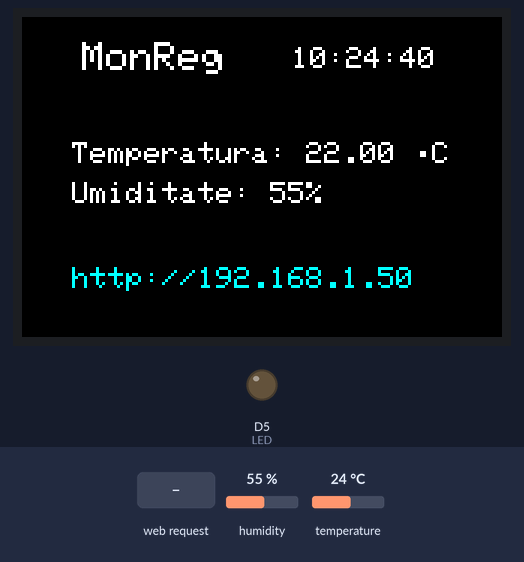
Simulated run of this sketch. Board: Arduino MKR. On the bench: 480×320 colour display, output pins drawn as LEDs (lit = HIGH). The inputs (shaded band) are chosen by the test bench; at power-on: humidity 55 %, temperature 24 °C. WiFi joins after 1.5 s; servers stay silent unless stated; network time is answered at once with the bench clock; the local clock reads 2024-03-15 10:24:30 at power-on unless the sketch sets it; storage starts empty; what the sketch prints to the serial monitor is not drawn.

Above: at 10.6 s.
10.7 s: HTTP request GET /update_readings received
20.8 s: humidity set to 22 %
At 28.2 s:
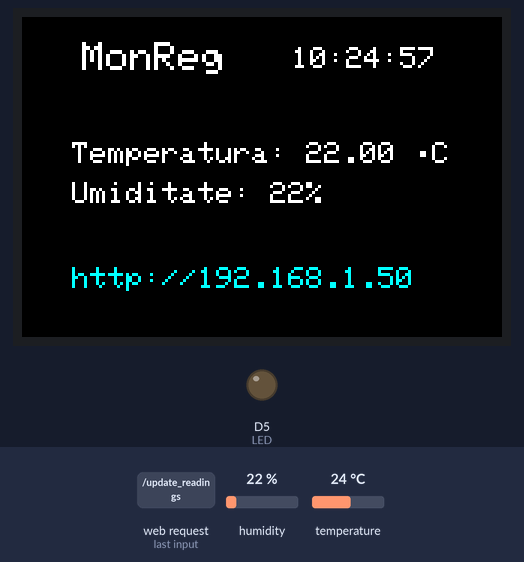
29.0 s: temperature set to 12 °C
At 36.9 s:
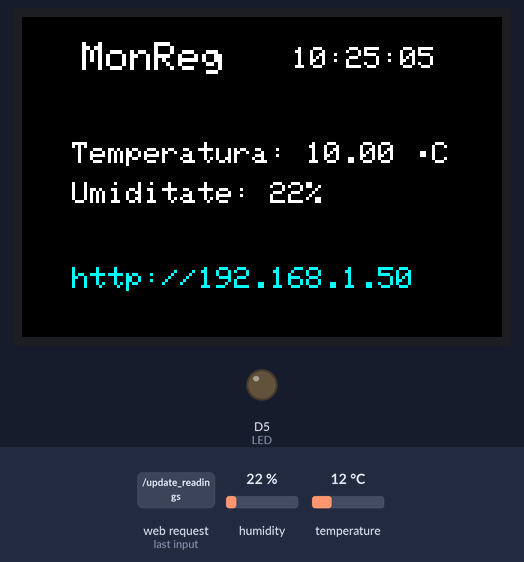
37.3 s: humidity set to 40 %
At 44.3 s:
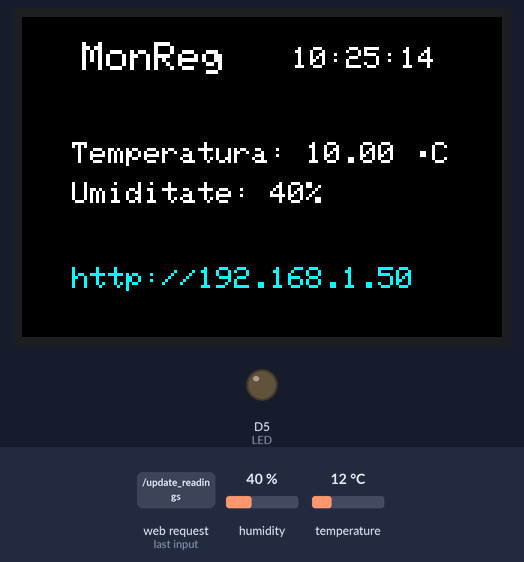
45.5 s: temperature set to 19 °C
At 53.0 s:
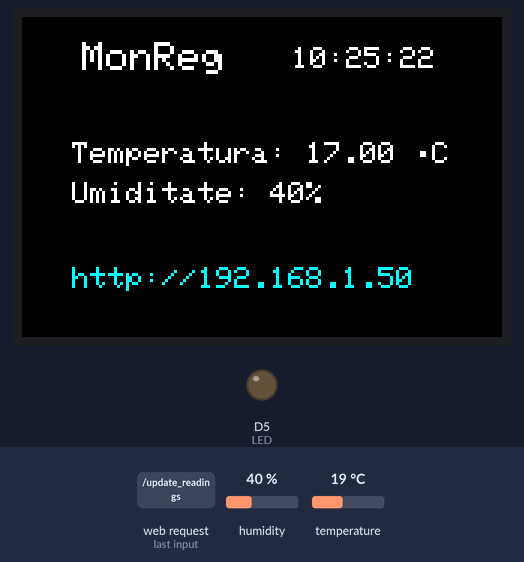
Timing chart, 0 to 54.5 s (numbered marks = the images above; inputs shaded):
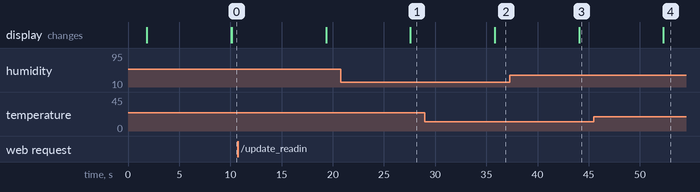

The sketch:

licenta.ino
```cpp
#include "wifi.h"
//#include "rtc.h"
//#include "ecran.h"
#include "sdcard.h"
#include "regulatorPI.h"

WiFiClient dbclient;
WiFiClient tclient;

const char* server = "monreg.atwebpages.com";

void setup() {
  pinMode(LED, OUTPUT);
  //setp();
  conectareWiFi();
  conectareNTP();
  initializareCardSD();
  Screen();
  initHumidity();
  initTemp();
}

void loop() {
    loopReg();
//    bool out = loopReg();
//
//    if (out == 0){
//      digitalWrite(LED, LOW);
//    }else if (out == 1){
//      digitalWrite(LED, HIGH);
//    }

  // --- PAGE --- //

  WiFiClient client = sv.available();   // listen for incoming clients

  if (client) {  // if new client connects
    boolean currentLineIsBlank = true;
    while (client.connected()) {
      if (client.available()) {   // client data available to read
        char c = client.read(); // read 1 byte (character) from client
        header += c;

        // if the current line is blank, you got two newline characters in a row.
        // that's the end of the client HTTP request, so send a response:
        if (c == '\n' && currentLineIsBlank) {
          // send a standard http response header
          Serial.println(header);
          client.println("HTTP/1.1 200 OK");
          // Send XML file or Web page
          // If client already on the web page, browser requests with AJAX the latest
          // sensor readings (ESP32 sends the XML file)

          if (header.indexOf("update_readings") >= 0) {
//            // send rest of HTTP header
            client.println("Content-Type: text/xml");
            client.println("Connection: keep-alive");
            client.println();
//            // Send XML file with sensor readings
            client.print("<?xml version = \"1.0\" ?>");
            client.print("<inputs>");

            client.print("<reading>");
            client.print(readTemp());
            client.println("</reading>");

            client.print("</inputs>");

          }else if(header.indexOf("tempVal") >= 0){
            String a = header.substring(13,15);
            Serial.println(a);
            Setpoint = a.toDouble();
            Serial.println(Setpoint);
          }
//          // When the client connects for the first time, send it the index.html file
//          // stored in the microSD card
          else {
//            // send rest of HTTP header
            client.println("Content-Type: text/html");
            client.println("Connection: keep-alive");
            client.println();
//            // send web page stored in microSD card
            File webFile;
            webFile = SD.open("index.htm");

            if (webFile) {
              while(webFile.available()) {
                // send web page to client
                client.write(webFile.read());
              }
              webFile.close();
            }

          }

          break;
        }
        // every line of text received from the client ends with \r\n
        if (c == '\n') {
          // last character on line of received text
          // starting new line with next character read
          currentLineIsBlank = true;
        }
        else if (c != '\r') {
          // a text character was received from client
          currentLineIsBlank = false;
        }
        } // end if (client.available())
    } // end while (client.connected())
    // Clear the header variable
    header = "";
    // Close the connection
    client.stop();
    Serial.println("Client disconnected.");

  } // end if (client)


if(dbclient.connect(server, 80)){
    Serial.println("Connected to database!");
    //Http request
    dbclient.print("GET /write_data.php?value=");
    dbclient.print(readTemp());
    dbclient.print("&humi=");
    dbclient.print(readhumidity());
    dbclient.println(" HTTP/1.1");
    dbclient.println("Host: monreg.atwebpages.com");
    dbclient.println("X-Auth-Token: 23q4fg98herw8vuhq8rvjhnbq3jnrgfq03u4hrnvjuiqdenv8721812e91283e1092diqjcnvjaewnvoiqa");
    dbclient.println("Connection: close");
    dbclient.println();
    dbclient.println();
    dbclient.stop();
    //delay(15000);
}else{
  Serial.println("Connection failed \n");
}

  readhumidity();
  readTemp();
  //setKeyboardW();
  TempScreen();
  afisareOraEcran();
  afisareOra();


}
```

ecran.h
```cpp
#include <SPI.h>
#include <Adafruit_GFX.h>
#include <Waveshare_ILI9486.h>

#define BLACK   0x0000
#define BLUE    0x001F
#define RED     0xF800
#define GREEN   0x07E0
#define CYAN    0x07FF
#define MAGENTA 0xF81F
#define YELLOW  0xFFE0
#define WHITE   0xFFFF

Waveshare_ILI9486 Waveshield;
Adafruit_GFX &tft = Waveshield;

void Screen(){
  SPI.begin();
  Waveshield.begin();

  // Initial setup
  tft.setRotation(1);
  tft.fillScreen(BLACK);

  // MonReg
  tft.setCursor(60,25);
  tft.setTextSize(4);
  tft.setTextColor(WHITE);
  tft.println("MonReg");
  tft.setCursor(240,25);
  tft.setTextSize(4);
  tft.setTextColor(WHITE);
  tft.println();

  tft.setTextSize(3.9);
  tft.setTextColor(CYAN);
  tft.setCursor(50,250);
  tft.print("http://");
  tft.println(WiFi.localIP());
}

void setKeyboardW(){
  const char letters[26] = {'q','w','e','r','t','y','u','i','o','p','a','s','d','f','g','h',
  'j','k','l','z','x','c','v','b','n','m'};

  const char numbers[] = {'1', '2', '3', '4', '5', '6', '7', '8', '9', '0'};

  const char space = ' ';
  const char backspace = '<';

  // WiFi Title //
  tft.setCursor(320, 32);
  tft.setTextColor(GREEN);
  tft.setTextSize(3.4);
  tft.print("WiFi");

  // SSID //
  tft.setCursor(68, 100);
  tft.setTextColor(WHITE);
  tft.setTextSize(3.2);
  tft.print("SSID: ");
  tft.fillRect(160, 97, 265, 30, BLUE);

  // PASSOWRD //
  tft.setCursor(68, 146);
  tft.setTextColor(WHITE);
  tft.setTextSize(3.2);
  tft.print("PASS: ");
  tft.fillRect(160, 143, 265, 30, BLUE);

  // KEYBOARD //
  tft.setTextSize(3.8);
  tft.setTextColor(BLUE);
  for (int j=68; j<=126; j=j+100){
    tft.setCursor(j, 202);
    for (int i=0; i<26; i++){
      tft.print(letters[i]);
      tft.print(" ");
      if (i==9){
        tft.setCursor(j+22, 235);
      }else if(i==18){
         tft.setCursor(j+46, 269);
      }
    }
  }

}

void TempScreen(){

  float tempC = readTemp();
  int umiditate = readhumidity();

  //tft.setCursor(320,25);

  delay(1000);
  tft.setTextSize(3.9);
  tft.setTextColor(WHITE);
  tft.setCursor(50,125);
  tft.print("Temperatura: ");
  tft.fillRect(282,121,90,30,BLACK);  //x,y,width,height,color
  tft.print(tempC);
  tft.print(" ");
  tft.print("\370");
  tft.println("C");
  tft.setTextColor(WHITE);
  tft.setCursor(50,165);
  tft.print("Umiditate: ");
  tft.fillRect(247,161,34,30,BLACK);
  tft.print(umiditate);
  tft.print("%");

}
```

regulatorPI.h
```cpp
#define LED 5

double Setpoint, Input;

bool loopReg()
{
  Input = readTemp();
  Serial.print("Intrarea: ");
  Serial.println(Input);

  bool digitalOutput;

  if (Input >= Setpoint){
    digitalWrite(LED, LOW);
    Serial.println("LED IS OFF");
  }else if (Input < Setpoint){
    digitalWrite(LED, HIGH);
    Serial.println("LED IS ON");
  }


}
```

rtc.h
```cpp
#include <WiFiNINA.h>
#include "ecran.h"

#include <NTPClient.h>
#include <WiFiUdp.h>

WiFiUDP ntpUDP;
//NTPClient timeClient(ntpUDP);
NTPClient timeClient(ntpUDP, "europe.pool.ntp.org", 10790, 60000);
//                           HH:MM:SS


void conectareNTP(){
  timeClient.begin();
}

  void afisareOra()
  {
    timeClient.update();
    Serial.print(timeClient.getHours());
    Serial.print(":");
    Serial.print(timeClient.getMinutes());
    Serial.print(":");
    Serial.print(timeClient.getSeconds());
    Serial.println();
  }

  void afisareOraEcran(){
    timeClient.update();
    tft.setCursor(270, 30);
    tft.fillRect(270,28,180,30,BLACK);

    tft.print(timeClient.getHours());
    tft.print(":");

    if (timeClient.getMinutes() < 10) {
      tft.print("0");
      tft.print(timeClient.getMinutes());
    }else{
      tft.print(timeClient.getMinutes());
    }
    tft.print(":");

    if (timeClient.getSeconds() < 10) {
      tft.print("0");
      tft.print(timeClient.getSeconds());
    }else{
      tft.print(timeClient.getSeconds());
    }

  }
```

sdcard.h
```cpp
#include <SD.h>
#include <SPI.h>

const int chipSelect = 11;
Sd2Card card;

void initializareCardSD(){
  SD.begin(chipSelect);
  Serial.print("\nInitializing SD card...");
  if (!SD.begin(chipSelect) && !card.init(SPI_HALF_SPEED, chipSelect)) {
    Serial.println("ESUAT!");
    while (1);
  }
  Serial.println("SUCCES!");
  if(SD.exists("index.htm")){
    Serial.println("S-a gasit fisierul index.htm");
  }
  else{
    Serial.println("Nu s-a gasit fisierul index.htm");
  }

}
```

secret.h
```cpp
#define ssid "Sorin"
#define password "secret357244"

//#define ssid "Y407"
//#define password "filipescu"

//#define ssid "cool"
//#define password "qwertyuiop"

//#define ssid "UGAL"
//#define password "Zamema55"
//#define user "temp060"

//#define ssid "ASUS_X00GD"
//#define password "qwertyuiop"
```

temperatura.h
```cpp
#include <Adafruit_Sensor.h>
#include <DHT.h>
#include <DHT_U.h>

#define DHTPIN 12
#define DHTTYPE DHT11
DHT_Unified dht(DHTPIN, DHTTYPE);

uint32_t delayMS;

void initTemp(){
  Serial.begin(9600);
  dht.begin();
  sensor_t sensor;
  dht.temperature().getSensor(&sensor);
  delayMS = sensor.min_delay / 1000;
}

float readTemp(){
  delay(delayMS);
  sensors_event_t event;
  dht.temperature().getEvent(&event);
  if (isnan(event.temperature)) {
    Serial.println(F("Error reading temperature!"));
  }
  else {
    Serial.print(F("Temperatura: "));
    Serial.print(event.temperature-2);
    Serial.println(F("°C"));
    float tempC = event.temperature-2;
    return tempC;
  }
}

//#include <OneWire.h>
//#include <DallasTemperature.h>
//
//#define ONE_WIRE_BUS A1
//OneWire oneWire(ONE_WIRE_BUS);
//DallasTemperature sensors (&oneWire);
//
//float readTemp(){
//  sensors.requestTemperatures();
//  float tempC = sensors.getTempCByIndex(0);
//  Serial.print("Temperatura: ");
//  Serial.println(tempC);
//  return tempC;
//}
```

umiditate.h
```cpp
#include <Adafruit_Sensor.h>
#include <DHT.h>
#include <DHT_U.h>

#define DHTPIN 12
#define DHTTYPE DHT11

//DHT_Unified dht(DHTPIN, DHTTYPE);

//uint32_t delayMS;

void initHumidity(){
  Serial.begin(9600);
  dht.begin();
  sensor_t sensor;
  dht.humidity().getSensor(&sensor);
  delayMS = sensor.min_delay / 1000;
}

float readhumidity(){
  delay(delayMS);
  sensors_event_t event;
  dht.humidity().getEvent(&event);
  if (isnan(event.relative_humidity)){
    Serial.println(F("Eroare la citirea umiditatii"));
  }
  else{
    Serial.print(F("Umiditatea: "));
    Serial.print(event.relative_humidity);
    Serial.println(F("%"));
    int humi = event.relative_humidity;
    return humi;
  }
}
```

wifi.h
```cpp
#include <WiFiNINA.h>
#include <IPAddress.h>
#include "secret.h"
#include "temperatura.h"
#include "umiditate.h"
#include "rtc.h"
#include <SD.h>

WiFiServer sv(80);
String readString;
String header;

void conectareWiFi(){
  WiFiClient client;

  const char* s = ssid;
  const char* p = password;

  Serial.begin(115200);
  Serial.print("Se conecteaza la ");
  Serial.print(s);

  WiFi.begin(s,p);

  while(WiFi.status() != WL_CONNECTED){
    delay(500);
    Serial.print(".");
  }

  Serial.println("");
  Serial.print("Conectat la ");
  Serial.println(s);
  Serial.print("Pentru a vedea pagina html de pe cardul sd mergi la: http://");
  Serial.println(WiFi.localIP());
  sv.begin();

}
```

Measured:
- after the input at 20.8 s, the display: changes after 6.8 s (image 1)
- after the input at 29.0 s, the display: changes after 6.8 s (image 2)
- after the input at 37.3 s, the display: changes after 6.8 s (image 3)
